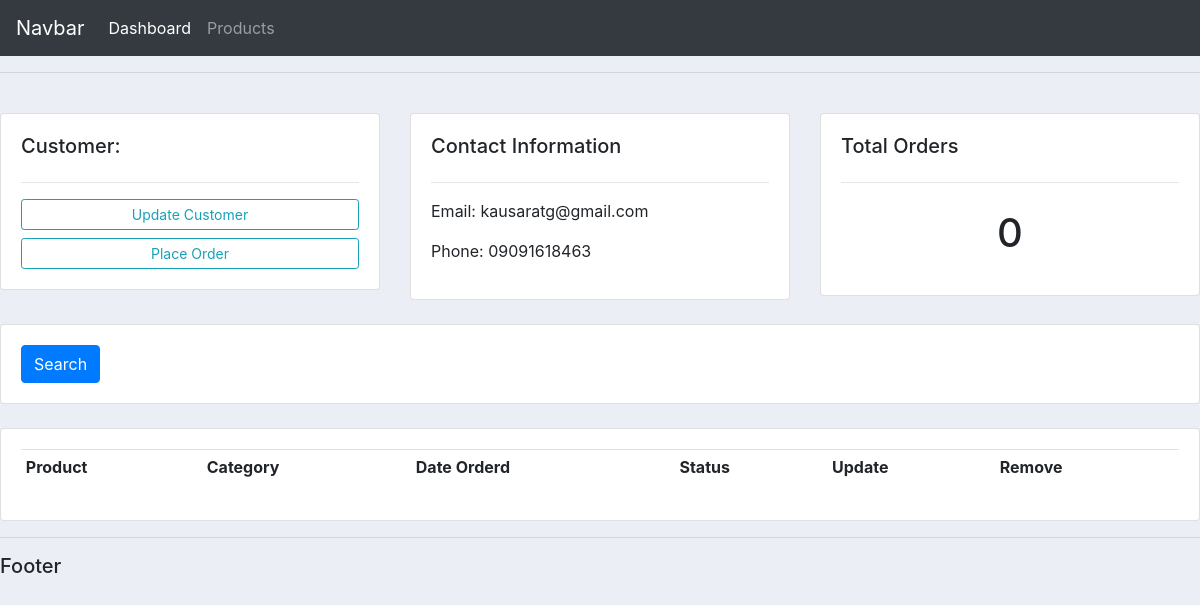
The page /customers/1/ on the database as committed earlier.
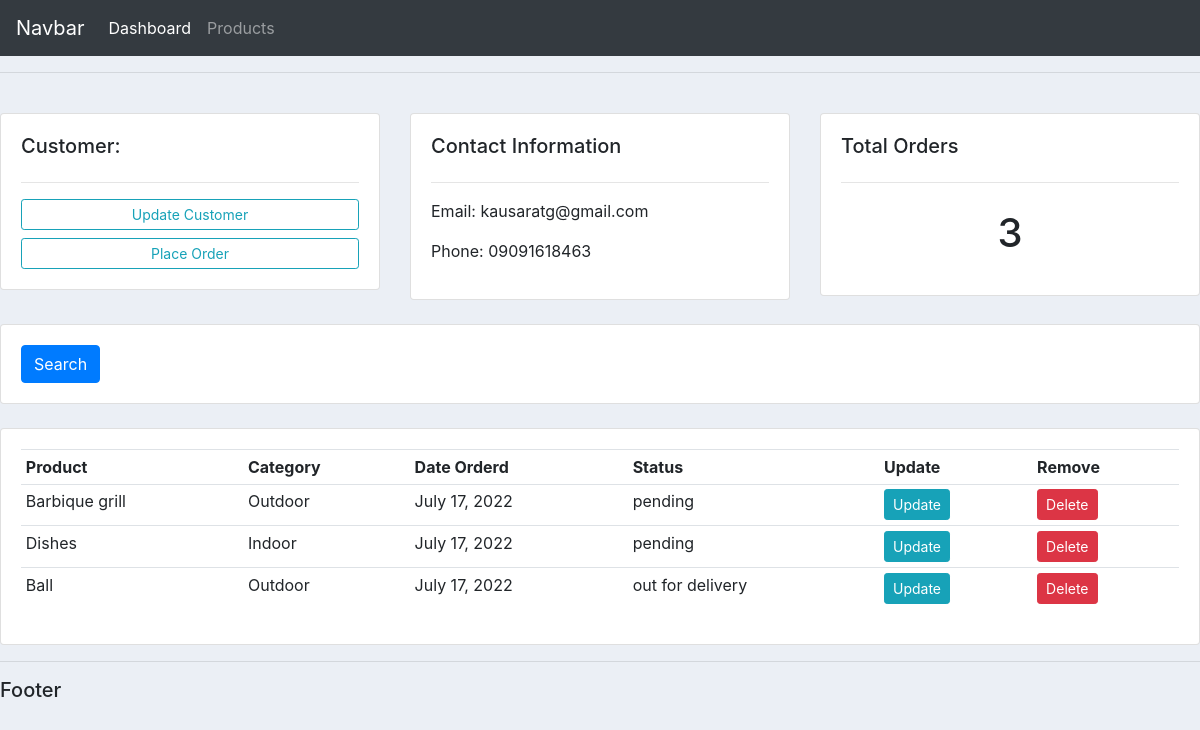
The same page on the database as committed later.
### customers_app/models.py (models this page shows, shortened)
class Order(models.Model):
    STATUS = (
        ('pending', 'pending'),
        ('out for delivery', 'out for delivery'),
        ('Delivered', 'Delivered'),
    )
    customer = models.ForeignKey(Customer, null=True, on_delete=models.SET_NULL)
    product =  models.ForeignKey(Product, null=True, on_delete=models.SET_NULL)
    date_created = models.DateField(auto_now_add=True)
    status= models.CharField(max_length=200, null=True, choices=STATUS)

class Product(models.Model):
    CATEGORY = (
        ('Indoor', 'Indoor'),
        ('Outdoor', 'Outdoor')
    )
    name = models.CharField(max_length=200, null=True)
    price = models.FloatField(null=True)
    category = models.CharField(max_length=200, null=True, choices=CATEGORY)
    description = models.CharField(max_length=200, null=True, blank=True)
    date_created = models.DateTimeField(auto_now_add=True)
    tag = models.ManyToManyField(Tag)
    def __str__(self):
        return self.name

### customers_app/views.py (the view)
# urls.py: path('customers/<str:pk_test>/', views.customers, name='customers'),
def customers(request, pk_test):
    customer = Customer.objects.get(id=pk_test)
    orders = customer.order_set.all()
    orders_count = orders.count()
    context = {'customer':customer, 'orders':orders, 'orders_count':orders_count}
    return render(request, 'customers_app/customers.html', context)

### templates/customers_app/customers.html
{%  extends 'customers_app/base.html' %}
{% block content %}
	<br>
<div class="row">
	<div class="col-md">
		<div class="card card-body">
			<h5>Customer:</h5>
			<hr>
			<a class="btn btn-outline-info  btn-sm btn-block" href="">Update Customer</a>
			<a class="btn btn-outline-info  btn-sm btn-block" href="{%url 'create_order' customer.id%}">Place Order</a>
		</div>
	</div>
	<div class="col-md">
		<div class="card card-body">
			<h5>Contact Information</h5>
			<hr>
			<p>Email: {{customer.email}} </p>
			<p>Phone: {{customer.phone}} </p>
		</div>
	</div>
	<div class="col-md">
		<div class="card card-body">
			<h5>Total Orders</h5>
			<hr>
			<h1 style="text-align: center;padding: 10px">{{orders_count}}</h1>
		</div>
	</div>
</div>
<br>
<div class="row">
	<div class="col">
		<div class="card card-body">
			<form method="get">
		    <button class="btn btn-primary" type="submit">Search</button>
		  </form>
		</div>
	</div>
</div>
<br>
<div class="row">
	<div class="col-md">
		<div class="card card-body">
			<table class="table table-sm">
				<tr>
					<th>Product</th>
					<th>Category</th>
					<th>Date Orderd</th>
					<th>Status</th>
					<th>Update</th>
					<th>Remove</th>
				</tr>
				{%for order in orders%}
				<tr>
					<td>{{order.product}}</td>
					<td>{{order.product.category}}</td>
					<td>{{order.date_created}}</td>
					<td>{{order.status}}</td>
                    <td ><a class="btn btn-sm btn-info" href="{%url 'update_order' order.id%}">Update</a></td>
                    <td ><a class="btn btn-sm btn-danger" href="{%url 'delete_order' order.id%}">Delete</a></td>
				</tr>
				{%endfor%}
			</table>
		</div>
	</div>
</div>
{% endblock %}

Rows that differ between the two databases and show on the page:
added Order: product "Barbique grill", product.category "Outdoor", date_created "July 17, 2022", status "pending"
added Order: product "Dishes", product.category "Indoor", date_created "July 17, 2022", status "pending"
added Order: product "Ball", product.category "Outdoor", date_created "July 17, 2022", status "out for delivery"
Other text that changed with them:
{{ orders_count }}: "0" → "3"
